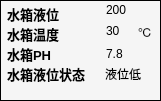
    <widget class="QFrame" name="frame_15">
     <property name="geometry">
      <rect>
       <x>900</x>
       <y>570</y>
       <width>161</width>
       <height>101</height>
      </rect>
     </property>
     <property name="sizePolicy">
      <sizepolicy hsizetype="Preferred" vsizetype="Preferred">
       <horstretch>0</horstretch>
       <verstretch>0</verstretch>
      </sizepolicy>
     </property>
     <property name="minimumSize">
      <size>
       <width>0</width>
       <height>0</height>
      </size>
     </property>
     <property name="styleSheet">
      <string notr="true">background-color: rgb(245, 245, 245);</string>
     </property>
     <property name="frameShape">
      <enum>QFrame::Box</enum>
     </property>
     <property name="frameShadow">
      <enum>QFrame::Plain</enum>
     </property>
     <widget class="QLabel" name="label_157">
      <property name="geometry">
       <rect>
        <x>7</x>
        <y>4</y>
        <width>70</width>
        <height>20</height>
       </rect>
      </property>
      <property name="font">
       <font>
        <pointsize>10</pointsize>
        <weight>75</weight>
        <bold>true</bold>
       </font>
      </property>
      <property name="text">
       <string>水箱液位</string>
      </property>
     </widget>
     <widget class="QLabel" name="label_158">
      <property name="geometry">
       <rect>
        <x>7</x>
        <y>24</y>
        <width>70</width>
        <height>20</height>
       </rect>
      </property>
      <property name="font">
       <font>
        <pointsize>10</pointsize>
        <weight>75</weight>
        <bold>true</bold>
       </font>
      </property>
      <property name="text">
       <string>水箱温度</string>
      </property>
     </widget>
     <widget class="QLabel" name="waterTankLevelValueLabel_2">
      <property name="geometry">
       <rect>
        <x>106</x>
        <y>4</y>
        <width>45</width>
        <height>12</height>
       </rect>
      </property>
      <property name="text">
       <string>200</string>
      </property>
     </widget>
     <widget class="QLabel" name="waterTankTemptureLabel_2">
      <property name="geometry">
       <rect>
        <x>106</x>
        <y>23</y>
        <width>30</width>
        <height>16</height>
       </rect>
      </property>
      <property name="text">
       <string>30</string>
      </property>
     </widget>
     <widget class="QLabel" name="label_159">
      <property name="geometry">
       <rect>
        <x>138</x>
        <y>24</y>
        <width>16</width>
        <height>16</height>
       </rect>
      </property>
      <property name="text">
       <string>℃</string>
      </property>
     </widget>
     <widget class="QLabel" name="label_160">
      <property name="geometry">
       <rect>
        <x>7</x>
        <y>44</y>
        <width>70</width>
        <height>20</height>
       </rect>
      </property>
      <property name="font">
       <font>
        <pointsize>10</pointsize>
        <weight>75</weight>
        <bold>true</bold>
       </font>
      </property>
      <property name="text">
       <string>水箱PH</string>
      </property>
     </widget>
     <widget class="QLabel" name="waterTankPhLabel_2">
      <property name="geometry">
       <rect>
        <x>106</x>
        <y>44</y>
        <width>45</width>
        <height>20</height>
       </rect>
      </property>
      <property name="text">
       <string>7.8</string>
      </property>
     </widget>
     <widget class="QLabel" name="waterTankLevelStateLabel_2">
      <property name="geometry">
       <rect>
        <x>105</x>
        <y>64</y>
        <width>50</width>
        <height>20</height>
       </rect>
      </property>
      <property name="text">
       <string>液位低</string>
      </property>
      <property name="alignment">
       <set>Qt::AlignLeading|Qt::AlignLeft|Qt::AlignVCenter</set>
      </property>
     </widget>
     <widget class="QLabel" name="label_161">
      <property name="geometry">
       <rect>
        <x>7</x>
        <y>64</y>
        <width>90</width>
        <height>20</height>
       </rect>
      </property>
      <property name="font">
       <font>
        <pointsize>10</pointsize>
        <weight>75</weight>
        <bold>true</bold>
       </font>
      </property>
      <property name="text">
       <string>水箱液位状态</string>
      </property>
     </widget>
    </widget>
